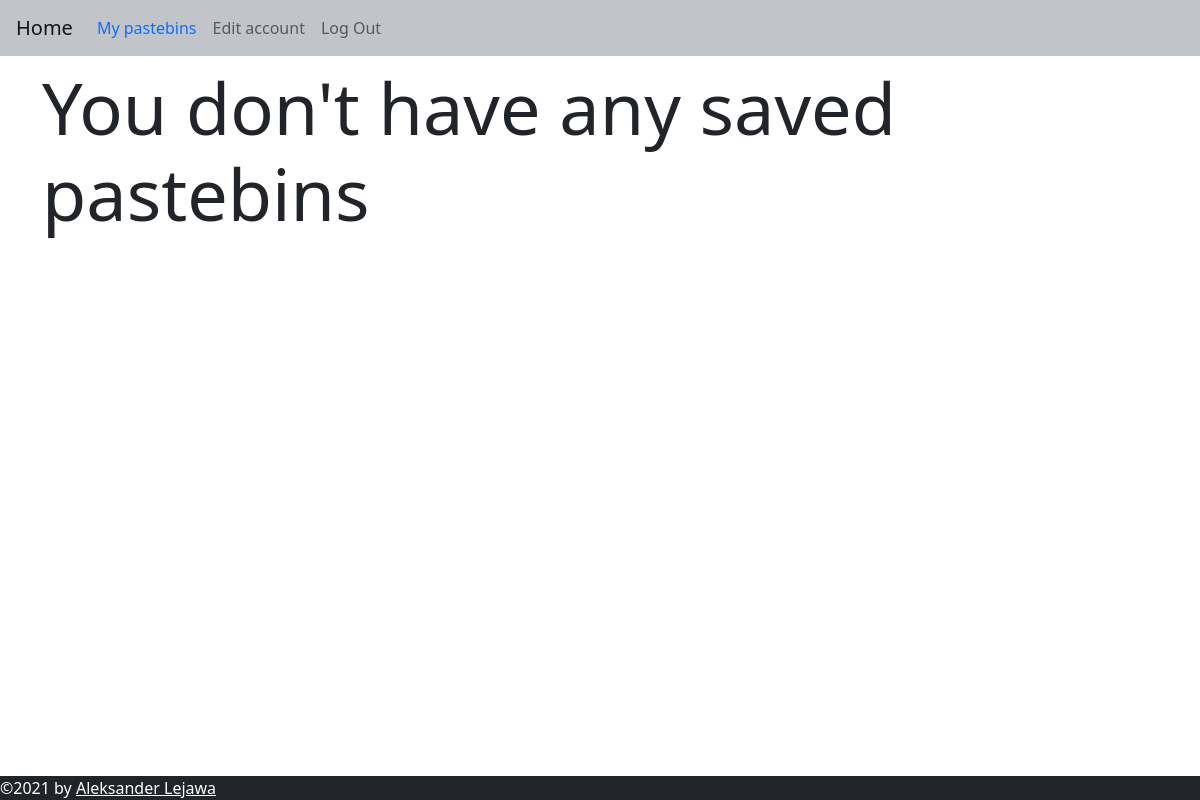
Page /user (signed in) on the earlier database version.
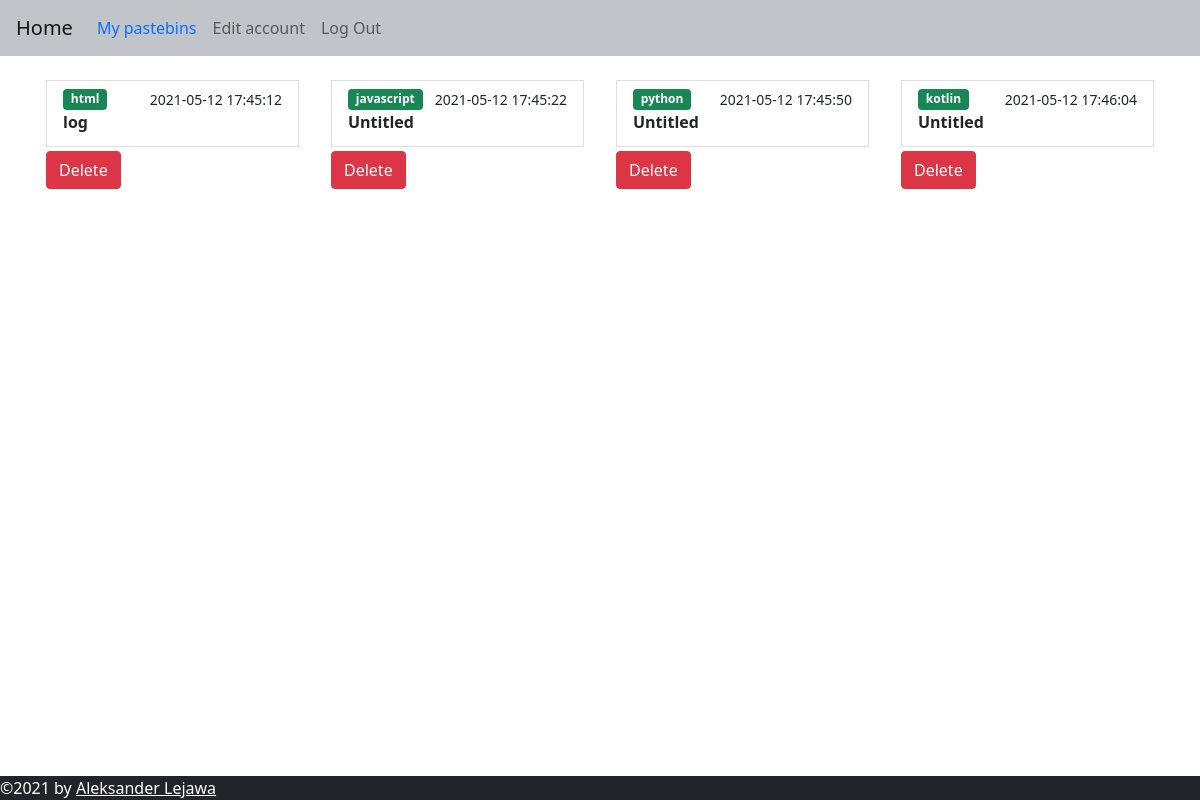
Same page on the later database version.
### web/models.py (models this page shows, shortened)
class Pastebin(db.Model):
    id = db.Column(db.Integer, primary_key=True)
    title = db.Column(db.String(100), default="Untitled")
    content = db.Column(db.String(60000))
    syntax = db.Column(db.String(50))
    user_id = db.Column(db.Integer, db.ForeignKey("user.id"))
    date = db.Column(db.DateTime(timezone=True))
    expire_date = db.Column(db.DateTime(timezone=True))
    password = db.Column(db.String(150))
    link = db.Column(db.String(150), unique=True)

### web/user/routes.py (the view)
@bp.route("/user")
@login_required
def user():
   return render_template("user/user.html", user=current_user)

### web/templates/user/user.html
{% extends "base.html" %}
{% block content %}
<div class="row row-cols-4">
  {% for pastebin in user.pastebins %}
  <div class="col p-3">
    <a href="{{pastebin.link}}" class="list-group-item list-group-item-action">
      <div class="d-flex w-100 justify-content-between">
        <span class="badge bg-success">{{ pastebin.syntax }}</span>
        <small>{{ pastebin.date.replace(microsecond=0) }}</small>
      </div>
      <p class="mb-1"><b>{{ pastebin.title if pastebin.title|length < 10 else pastebin.title[:10] + "..."}}</b></p>
    </a>
    <form class="pastebin_button_form" action="/delete/{{ pastebin.link }}">
      <button class="btn btn-danger mt-1">Delete</button>
    </form>
  </div>
  {% endfor %}
</div>
{% if not user.pastebins %}
<h1 class="display-2 text-break">You don't have any saved pastebins</h1>
{% endif %}
{% endblock %}

### web/templates/base.html (shortened to what this page needs)
<!DOCTYPE html>
<html>
<head>
  <link href="https://cdn.jsdelivr.net/npm/bootstrap@5.0.0/dist/css/bootstrap.min.css" rel="stylesheet"
>
  <link rel="stylesheet" href="//unpkg.com/@highlightjs/cdn-assets@10.7.2/styles/default.min.css">
  <link rel="stylesheet" type="text/css" href="{{ url_for('static',filename='css/style.css') }}">
</head>
<body>
  <nav class="navbar navbar-expand-lg navbar navbar-light">
    <a class="navbar-brand ms-3" href="/">Home</a>
    <div class="collapse navbar-collapse" id="navbar">
      <div class="navbar-nav">
        <a class="nav-item nav-link text-primary" id="user" href="/user">My pastebins</a>
        {% if user.is_authenticated %}
        <a class="nav-item nav-link" id="logout" href="/user/edit">Edit account</a>
        <a class="nav-item nav-link" id="logout" href="/logout">Log Out</a>
        {% else %}
        <a class="nav-item nav-link" id="signup" href="/sign-up">Sign Up</a>
        <a class="nav-item nav-link" id="login" href="/login">Login</a>
        {% endif %}
      </div>
    </div>
  </nav>
  <div class="container mt-2">{% block content %} {% endblock %}</div>
  <div class="mt-5">
    <footer class="bg-dark text-white">
      ©2021 by <a class="text-white" href="https://github.com/syqu22">Aleksander Lejawa</a>
    </footer>
  </div>
</body>
</html>

### web/static/css/style.css (style rules this page uses)
footer { position: fixed; bottom: 0; width: 100%; }
.navbar { background-color: #c1c5c9; }
.pastebin_button_form { display: inline; }

Differences in the rows shown:
added Pastebin: syntax "html", date.replace "2021-05-12 17:45:12", title "log"
added Pastebin: syntax "javascript", date.replace "2021-05-12 17:45:22", title "Untitled"
added Pastebin: syntax "python", date.replace "2021-05-12 17:45:50", title "Untitled"
added Pastebin: syntax "kotlin", date.replace "2021-05-12 17:46:04", title "Untitled"
Other differences:
text no longer shown: "You don't have any saved pastebins"
